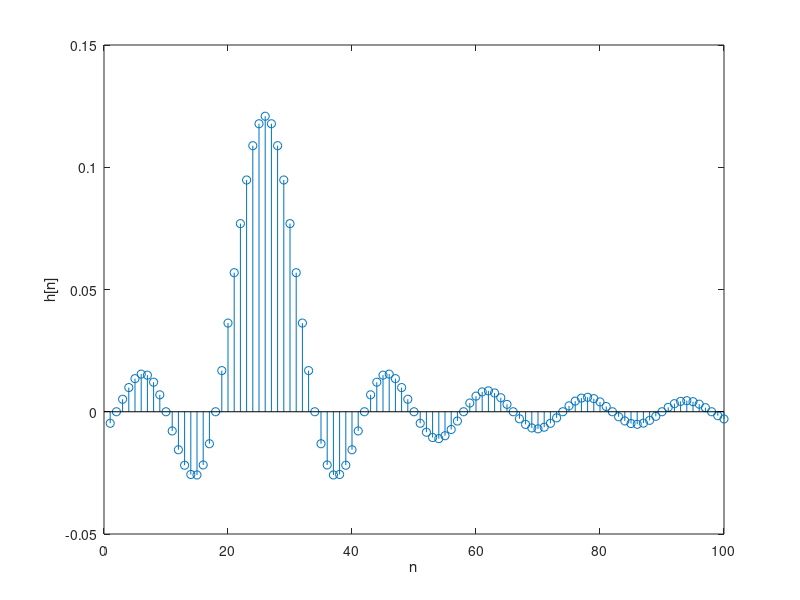
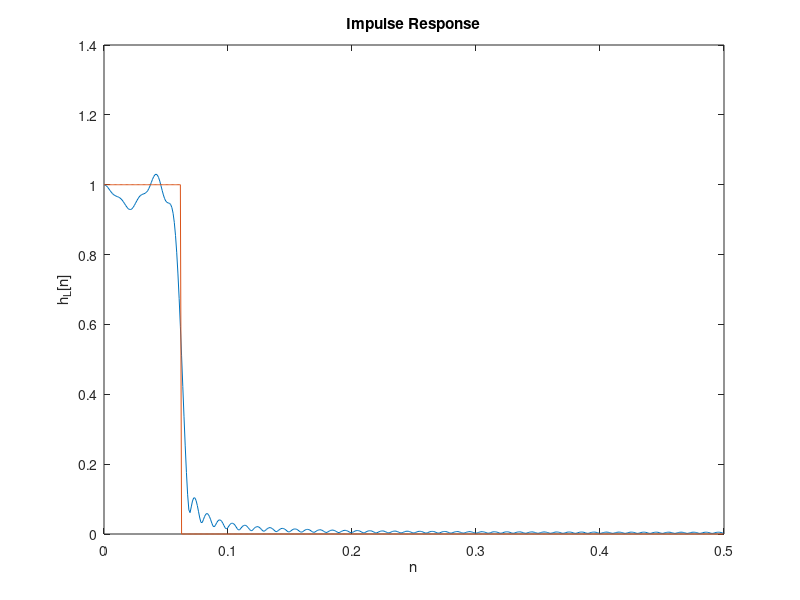
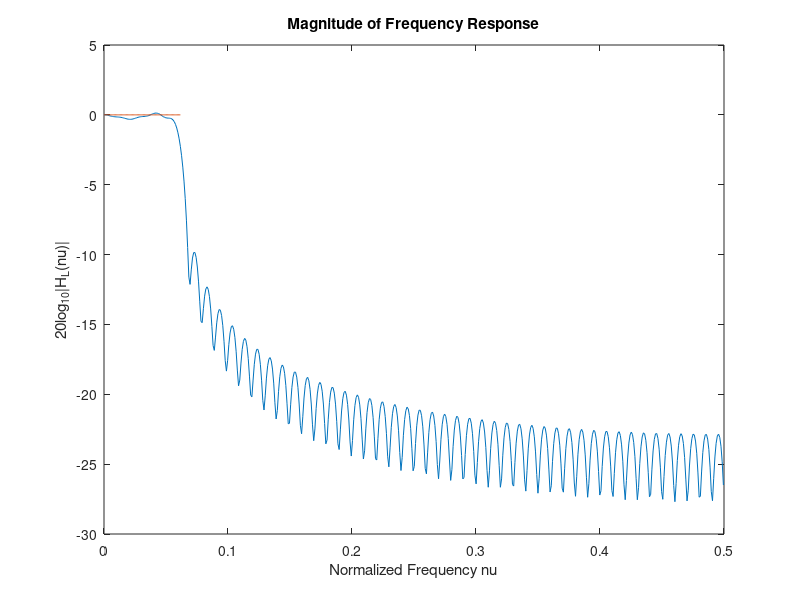
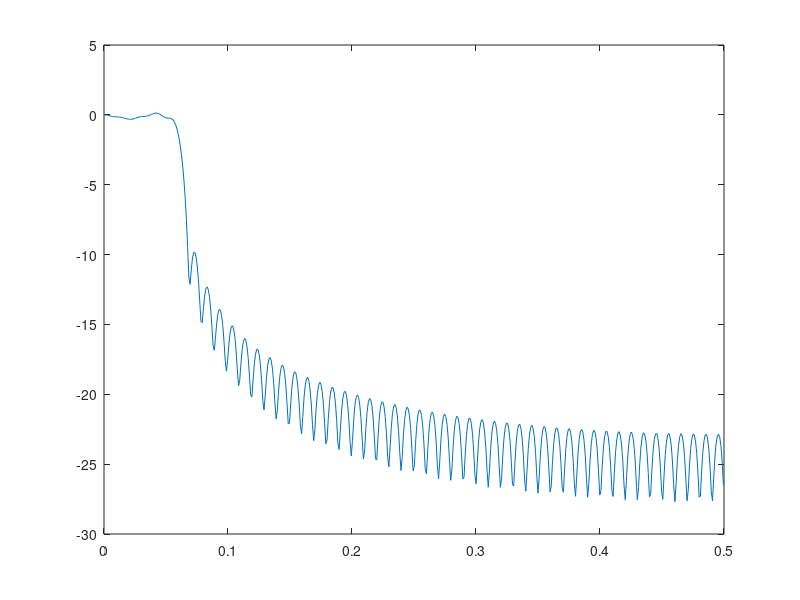

Reproduce these figures in MATLAB, in order. (Note: this script raises an error after producing the figures.)
%%%%%%%%%%%%%%%%%%%%%%%%%%%%%%%%%%%%%
% EQ 2300 - Digital Signal Processing
% Task 2
%%%%%%%%%%%%%%%%%%%%%%%%%%%%%%%%%%%%%
clear;
close;
clc;

nu_c_low  = 1/16;
nu_c_high = 1/8;

N = 100;
M = 25;
n = 0:1:N-1;

% Generate sinc impulse response
h = sinc(2*nu_c_low*(n-M));
A = 1/sum(h);
h = h * A;  % Normalize. H(0) = sum of h[n], so shoot for H(0) = 1
stem(h);
xlabel('n');
ylabel('h[n]');
figure;

% Ideal LPF
N_fft = 1024;
nu = linspace(0,1,N_fft);
H_ideal = [ones(1, round(N_fft*nu_c_low)), zeros(1, N_fft - round(N_fft*nu_c_low))];
H_ideal_dB = 20 * log10(H_ideal);

% Realizable LPF, from truncated sinc
H = fft(h,N_fft); % FFT of a normalized sinc impulse response
H_dB = 10 * log10(abs(H));

plot(nu(1:N_fft/2), abs(H(1:N_fft/2)));
hold on
plot(nu(1:N_fft/2), H_ideal(1:N_fft/2));
title('Impulse Response');
xlabel('n');
ylabel('h_L[n]');
figure;

plot(nu(1:(N_fft/2)), H_dB(1:(N_fft/2)));
hold on
plot(nu(1:(N_fft/2)), H_ideal_dB(1:(N_fft/2)));
title('Magnitude of Frequency Response');
xlabel('Normalized Frequency nu');
ylabel('20log_{10}|H_L(nu)|');
figure;



%% Plot filter freq response - compare with design specifications

plot(nu(1:(N_fft/2)), H_dB(1:(N_fft/2)))
xline(nu_c_low, 'red')
xline(nu_c_high, 'red')
yline(-40, 'red')
title('Filter Frequency Response');
figure;

%% Windows

M = 51;

w_bartlett = window(@bartlett,M);
w_hamming = window(@hamming, M);
w_chebysev = window(@chebwin, M);

subplot(1,3,1)
stem(w_bartlett, 'filled')
title('Bartlett')
subplot(1,3,2)
stem(w_hamming, 'filled')
title('Hamming')
subplot(1,3,3)
stem(w_chebysev, 'filled')
title('Chebysev')
set(gcf,'Position',[0 300 1200 300])

figure;
%% Compare windows
% Bartlett's window

h_w = zeros(1,M);
for i = 1:M
    h_w(i) = h(i) * w_bartlett(i);
end
%stem(h_w,'filled')

N_fft = 1024;
nu = linspace(0,1,N_fft);
H_w = fft(h_w,N_fft);
H_w_dB = 20 * log10(abs(H_w));


subplot(1,3,1)
plot(nu(1:(N_fft/2)), H_w_dB(1:(N_fft/2)))
title('Bartlett')
xline(nu_c_low, 'red')
xline(nu_c_high, 'red')
yline(-40, 'red')
ylim([-140 0])

% Hamming's window

h_w = zeros(1,M);
for i = 1:M
    h_w(i) = h(i) * w_hamming(i);
end
%stem(h_w,'filled')

N_fft = 1024;
nu = linspace(0,1,N_fft);
H_w = fft(h_w,N_fft);
H_w_dB = 20 * log10(abs(H_w));

subplot(1,3,2)
plot(nu(1:(N_fft/2)), H_w_dB(1:(N_fft/2)))
title('Hamming')
xline(nu_c_low, 'red')
xline(nu_c_high, 'red')
yline(-40, 'red')
ylim([-140 0])

% Chebysevs's window

h_w = zeros(1,M);
for i = 1:M
    h_w(i) = h(i) * w_chebysev(i);
end
%stem(h_w,'filled')

N_fft = 1024;
nu = linspace(0,1,N_fft);
H_w = fft(h_w,N_fft);
H_w_dB = 20 * log10(abs(H_w));

subplot(1,3,3)
plot(nu(1:(N_fft/2)), H_w_dB(1:(N_fft/2)))
title('Chebysev')
xline(nu_c_low, 'red')
xline(nu_c_high, 'red')
yline(-40, 'red')
ylim([-140 0])
set(gcf,'Position',[0 300 1200 300])